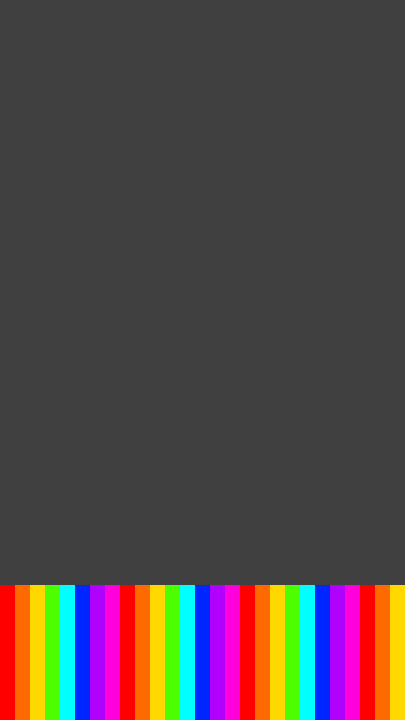

This is a level from a 2D game, rendered from its Tiled map with the project's own tilesets. A one-line summary and the complete map file follow:
An orthogonal 27x48 tile map with 15x15 px tiles, 1 tile layer (Tile Layer 1), 4 tilesets and 2 objects.

<map version="1.0" tiledversion="1.1.5" orientation="orthogonal" renderorder="right-down" width="27" height="48" tilewidth="15" tileheight="15" infinite="0" nextobjectid="446">
 <tileset firstgid="1" name="tileset" tilewidth="15" tileheight="15" tilecount="10" columns="10">
  <image source="../gfx/tilesets/blocks.png" width="150" height="15" />
 </tileset>
 <tileset firstgid="11" name="button" tilewidth="15" tileheight="15" tilecount="1" columns="1">
  <image source="../gfx/images/button.png" width="15" height="15" />
 </tileset>
 <tileset firstgid="12" name="turret" tilewidth="15" tileheight="15" tilecount="2" columns="2">
  <image source="../gfx/images/turret.png" width="30" height="15" />
 </tileset>
 <tileset firstgid="14" name="door" tilewidth="30" tileheight="60" tilecount="4" columns="4">
  <image source="../gfx/tilesets/door.png" width="120" height="60" />
 </tileset>
 <layer name="Tile Layer 1" width="27" height="48">
  <data encoding="csv">
2,2,2,2,2,2,2,2,2,2,2,2,2,2,2,2,2,2,2,2,2,2,2,2,2,2,2,
2,2,2,2,2,2,2,2,2,2,2,2,2,2,2,2,2,2,2,2,2,2,2,2,2,2,2,
2,2,2,2,2,2,2,2,2,2,2,2,2,2,2,2,2,2,2,2,2,2,2,2,2,2,2,
2,2,2,2,2,2,2,2,2,2,2,2,2,2,2,2,2,2,2,2,2,2,2,2,2,2,2,
2,2,2,2,2,2,2,2,2,2,2,2,2,2,2,2,2,2,2,2,2,2,2,2,2,2,2,
2,2,2,2,2,2,2,2,2,2,2,2,2,2,2,2,2,2,2,2,2,2,2,2,2,2,2,
2,2,2,2,2,2,2,2,2,2,2,2,2,2,2,2,2,2,2,2,2,2,2,2,2,2,2,
2,2,2,2,2,2,2,2,2,2,2,2,2,2,2,2,2,2,2,2,2,2,2,2,2,2,2,
2,2,2,2,2,2,2,2,2,2,2,2,2,2,2,2,2,2,2,2,2,2,2,2,2,2,2,
2,2,2,2,2,2,2,2,2,2,2,2,2,2,2,2,2,2,2,2,2,2,2,2,2,2,2,
2,2,2,2,2,2,2,2,2,2,2,2,2,2,2,2,2,2,2,2,2,2,2,2,2,2,2,
2,2,2,2,2,2,2,2,2,2,2,2,2,2,2,2,2,2,2,2,2,2,2,2,2,2,2,
2,2,2,2,2,2,2,2,2,2,2,2,2,2,2,2,2,2,2,2,2,2,2,2,2,2,2,
2,2,2,2,2,2,2,2,2,2,2,2,2,2,2,2,2,2,2,2,2,2,2,2,2,2,2,
2,2,2,2,2,2,2,2,2,2,2,2,2,2,2,2,2,2,2,2,2,2,2,2,2,2,2,
2,2,2,2,2,2,2,2,2,2,2,2,2,2,2,2,2,2,2,2,2,2,2,2,2,2,2,
2,2,2,2,2,2,2,2,2,2,2,2,2,2,2,2,2,2,2,2,2,2,2,2,2,2,2,
2,2,2,2,2,2,2,2,2,2,2,2,2,2,2,2,2,2,2,2,2,2,2,2,2,2,2,
2,2,2,2,2,2,2,2,2,2,2,2,2,2,2,2,2,2,2,2,2,2,2,2,2,2,2,
2,2,2,2,2,2,2,2,2,2,2,2,2,2,2,2,2,2,2,2,2,2,2,2,2,2,2,
2,2,2,2,2,2,2,2,2,2,2,2,2,2,2,2,2,2,2,2,2,2,2,2,2,2,2,
2,2,2,2,2,2,2,2,2,2,2,2,2,2,2,2,2,2,2,2,2,2,2,2,2,2,2,
2,2,2,2,2,2,2,2,2,2,2,2,2,2,2,2,2,2,2,2,2,2,2,2,2,2,2,
2,2,2,2,2,2,2,2,2,2,2,2,2,2,2,2,2,2,2,2,2,2,2,2,2,2,2,
2,2,2,2,2,2,2,2,2,2,2,2,2,2,2,2,2,2,2,2,2,2,2,2,2,2,2,
2,2,2,2,2,2,2,2,2,2,2,2,2,2,2,2,2,2,2,2,2,2,2,2,2,2,2,
2,2,2,2,2,2,2,2,2,2,2,2,2,2,2,2,2,2,2,2,2,2,2,2,2,2,2,
2,2,2,2,2,2,2,2,2,2,2,2,2,2,2,2,2,2,2,2,2,2,2,2,2,2,2,
2,2,2,2,2,2,2,2,2,2,2,2,2,2,2,2,2,2,2,2,2,2,2,2,2,2,2,
2,2,2,2,2,2,2,2,2,2,2,2,2,2,2,2,2,2,2,2,2,2,2,2,2,2,2,
2,2,2,2,2,2,2,2,2,2,2,2,2,2,2,2,2,2,2,2,2,2,2,2,2,2,2,
2,2,2,2,2,2,2,2,2,2,2,2,2,2,2,2,2,2,2,2,2,2,2,2,2,2,2,
2,2,2,2,2,2,2,2,2,2,2,2,2,2,2,2,2,2,2,2,2,2,2,2,2,2,2,
2,2,2,2,2,2,2,2,2,2,2,2,2,2,2,2,2,2,2,2,2,2,2,2,2,2,2,
2,2,2,2,2,2,2,2,2,2,2,2,2,2,2,2,2,2,2,2,2,2,2,2,2,2,2,
2,2,2,2,2,2,2,2,2,2,2,2,2,2,2,2,2,2,2,2,2,2,2,2,2,2,2,
2,2,2,2,2,2,2,2,2,2,2,2,2,2,2,2,2,2,2,2,2,2,2,2,2,2,2,
2,2,2,2,2,2,2,2,2,2,2,2,2,2,2,2,2,2,2,2,2,2,2,2,2,2,2,
2,2,2,2,2,2,2,2,2,2,2,2,2,2,2,2,2,2,2,2,2,2,2,2,2,2,2,
3,4,5,6,7,8,9,10,3,4,5,6,7,8,9,10,3,4,5,6,7,8,9,10,3,4,5,
3,4,5,6,7,8,9,10,3,4,5,6,7,8,9,10,3,4,5,6,7,8,9,10,3,4,5,
3,4,5,6,7,8,9,10,3,4,5,6,7,8,9,10,3,4,5,6,7,8,9,10,3,4,5,
3,4,5,6,7,8,9,10,3,4,5,6,7,8,9,10,3,4,5,6,7,8,9,10,3,4,5,
3,4,5,6,7,8,9,10,3,4,5,6,7,8,9,10,3,4,5,6,7,8,9,10,3,4,5,
3,4,5,6,7,8,9,10,3,4,5,6,7,8,9,10,3,4,5,6,7,8,9,10,3,4,5,
3,4,5,6,7,8,9,10,3,4,5,6,7,8,9,10,3,4,5,6,7,8,9,10,3,4,5,
3,4,5,6,7,8,9,10,3,4,5,6,7,8,9,10,3,4,5,6,7,8,9,10,3,4,5,
3,4,5,6,7,8,9,10,3,4,5,6,7,8,9,10,3,4,5,6,7,8,9,10,3,4,5
</data>
 </layer>
 <objectgroup name="collision">
  <object id="442" x="0" y="585" width="405" height="15" />
 </objectgroup>
 <objectgroup name="Button">
  <object id="444" gid="11" x="315" y="585" width="15" height="15" />
 </objectgroup>
 <objectgroup name="Turrets" />
 <objectgroup name="Doors" />
</map>
